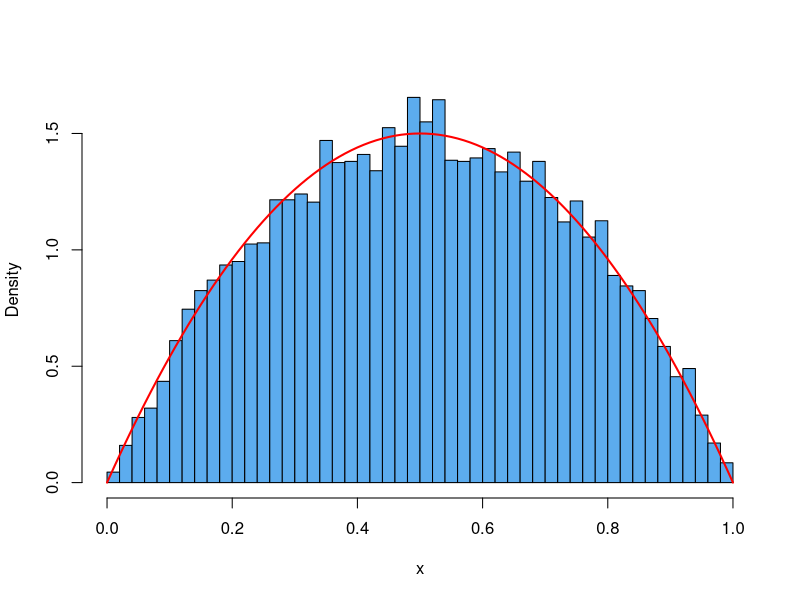
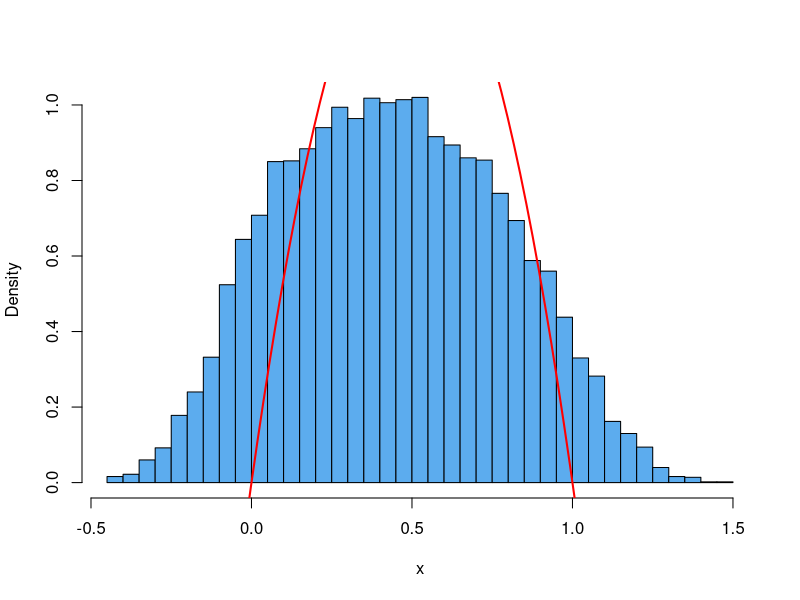

The R source for these figures, in order:
## ---- chunk 1
set.seed(2)
n = 10000
n.accepted = n.iter = 0
x = numeric(length = n)

while (n.accepted < n) {
  n.iter = n.iter +1
  # drawing from g_Y
  y = runif(1)
  #
  u = runif(1)
  if (6*y*(1-y) > 3/2 *u*1){
    n.accepted = n.accepted +1
    x[n.accepted] = y
  }
}
n.accepted; n.iter
## ---- chunk 2
hist(x, 50, prob = T, main = '', col = 'steelblue2')
curve(6*x*(1-x), add = T, col = 'red', lwd = 2)
## ---- chunk 3
set.seed(2)
n = 10000
n.accepted = n.iter = 0
x = numeric(length = n)

while (n.accepted < n) {
  n.iter = n.iter +1
  # drawing from g_Y
  y = rnorm(1)
  #
  u = rnorm(1)
  if (6*y*(1-y) > 3/2 *u*1){
    n.accepted = n.accepted +1
    x[n.accepted] = y
  }
}
n.accepted; n.iter
## ---- chunk 4
hist(x, 50, prob = T, main = '', col = 'steelblue2')
curve(6*x*(1-x), add = T, col = 'red', lwd = 2)
